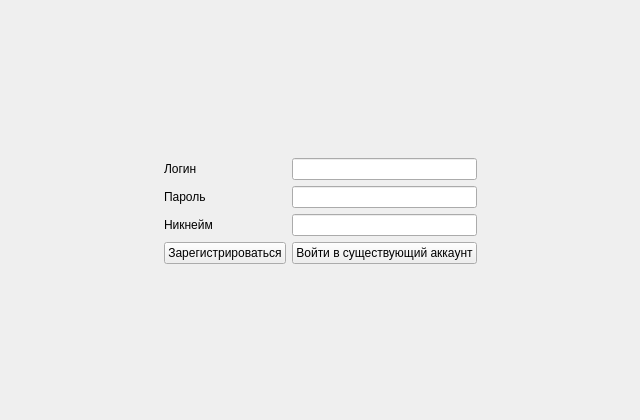
<?xml version="1.0" encoding="UTF-8"?>
<ui version="4.0">
 <class>Dialog</class>
 <widget class="QDialog" name="Dialog">
  <property name="geometry">
   <rect>
    <x>0</x>
    <y>0</y>
    <width>640</width>
    <height>420</height>
   </rect>
  </property>
  <property name="windowTitle">
   <string>Dialog</string>
  </property>
  <widget class="QStackedWidget" name="stackedWidget">
   <property name="geometry">
    <rect>
     <x>0</x>
     <y>0</y>
     <width>640</width>
     <height>420</height>
    </rect>
   </property>
   <property name="currentIndex">
    <number>1</number>
   </property>
   <widget class="QWidget" name="page">
    <widget class="QWidget" name="gridLayoutWidget">
     <property name="geometry">
      <rect>
       <x>0</x>
       <y>10</y>
       <width>641</width>
       <height>401</height>
      </rect>
     </property>
     <layout class="QGridLayout" name="gridLayout">
      <item row="1" column="1">
       <layout class="QFormLayout" name="formLayout">
        <item row="1" column="0">
         <widget class="QLabel" name="label_2">
          <property name="text">
           <string>Логин</string>
          </property>
         </widget>
        </item>
        <item row="1" column="1">
         <widget class="QLineEdit" name="L_loginEdit"/>
        </item>
        <item row="2" column="0">
         <widget class="QLabel" name="label">
          <property name="text">
           <string>Пароль</string>
          </property>
         </widget>
        </item>
        <item row="2" column="1">
         <widget class="QLineEdit" name="L_passwordEdit"/>
        </item>
        <item row="3" column="0">
         <widget class="QPushButton" name="L_sendPushButton">
          <property name="text">
           <string>Вход</string>
          </property>
         </widget>
        </item>
        <item row="3" column="1">
         <widget class="QPushButton" name="L_togglePushButton">
          <property name="text">
           <string>Зарегистрироваться</string>
          </property>
         </widget>
        </item>
       </layout>
      </item>
      <item row="0" column="1">
       <spacer name="verticalSpacer">
        <property name="orientation">
         <enum>Qt::Orientation::Vertical</enum>
        </property>
        <property name="sizeHint" stdset="0">
         <size>
          <width>20</width>
          <height>40</height>
         </size>
        </property>
       </spacer>
      </item>
      <item row="1" column="0">
       <spacer name="horizontalSpacer">
        <property name="orientation">
         <enum>Qt::Orientation::Horizontal</enum>
        </property>
        <property name="sizeHint" stdset="0">
         <size>
          <width>40</width>
          <height>20</height>
         </size>
        </property>
       </spacer>
      </item>
      <item row="1" column="2">
       <spacer name="horizontalSpacer_2">
        <property name="orientation">
         <enum>Qt::Orientation::Horizontal</enum>
        </property>
        <property name="sizeHint" stdset="0">
         <size>
          <width>40</width>
          <height>20</height>
         </size>
        </property>
       </spacer>
      </item>
      <item row="2" column="1">
       <spacer name="verticalSpacer_2">
        <property name="orientation">
         <enum>Qt::Orientation::Vertical</enum>
        </property>
        <property name="sizeHint" stdset="0">
         <size>
          <width>20</width>
          <height>40</height>
         </size>
        </property>
       </spacer>
      </item>
     </layout>
    </widget>
   </widget>
   <widget class="QWidget" name="page_2">
    <widget class="QWidget" name="gridLayoutWidget_2">
     <property name="geometry">
      <rect>
       <x>0</x>
       <y>10</y>
       <width>641</width>
       <height>401</height>
      </rect>
     </property>
     <layout class="QGridLayout" name="gridLayout_3">
      <item row="1" column="1">
       <layout class="QFormLayout" name="formLayout_3">
        <item row="1" column="0">
         <widget class="QLabel" name="label_5">
          <property name="text">
           <string>Пароль</string>
          </property>
         </widget>
        </item>
        <item row="1" column="1">
         <widget class="QLineEdit" name="R_passwordEdit"/>
        </item>
        <item row="2" column="0">
         <widget class="QLabel" name="label_6">
          <property name="text">
           <string>Никнейм</string>
          </property>
         </widget>
        </item>
        <item row="2" column="1">
         <widget class="QLineEdit" name="R_usernameEdit"/>
        </item>
        <item row="3" column="0">
         <widget class="QPushButton" name="R_sendPushButton">
          <property name="text">
           <string>Зарегистрироваться</string>
          </property>
         </widget>
        </item>
        <item row="3" column="1">
         <widget class="QPushButton" name="R_togglePushButton">
          <property name="text">
           <string>Войти в существующий аккаунт</string>
          </property>
         </widget>
        </item>
        <item row="0" column="0">
         <widget class="QLabel" name="label_7">
          <property name="text">
           <string>Логин</string>
          </property>
         </widget>
        </item>
        <item row="0" column="1">
         <widget class="QLineEdit" name="R_loginEdit">
          <property name="text">
           <string/>
          </property>
         </widget>
        </item>
       </layout>
      </item>
      <item row="0" column="1">
       <spacer name="verticalSpacer_5">
        <property name="orientation">
         <enum>Qt::Orientation::Vertical</enum>
        </property>
        <property name="sizeHint" stdset="0">
         <size>
          <width>20</width>
          <height>40</height>
         </size>
        </property>
       </spacer>
      </item>
      <item row="1" column="0">
       <spacer name="horizontalSpacer_5">
        <property name="orientation">
         <enum>Qt::Orientation::Horizontal</enum>
        </property>
        <property name="sizeHint" stdset="0">
         <size>
          <width>40</width>
          <height>20</height>
         </size>
        </property>
       </spacer>
      </item>
      <item row="1" column="2">
       <spacer name="horizontalSpacer_6">
        <property name="orientation">
         <enum>Qt::Orientation::Horizontal</enum>
        </property>
        <property name="sizeHint" stdset="0">
         <size>
          <width>40</width>
          <height>20</height>
         </size>
        </property>
       </spacer>
      </item>
      <item row="2" column="1">
       <spacer name="verticalSpacer_6">
        <property name="orientation">
         <enum>Qt::Orientation::Vertical</enum>
        </property>
        <property name="sizeHint" stdset="0">
         <size>
          <width>20</width>
          <height>40</height>
         </size>
        </property>
       </spacer>
      </item>
     </layout>
    </widget>
   </widget>
  </widget>
 </widget>
 <resources/>
 <connections/>
</ui>
